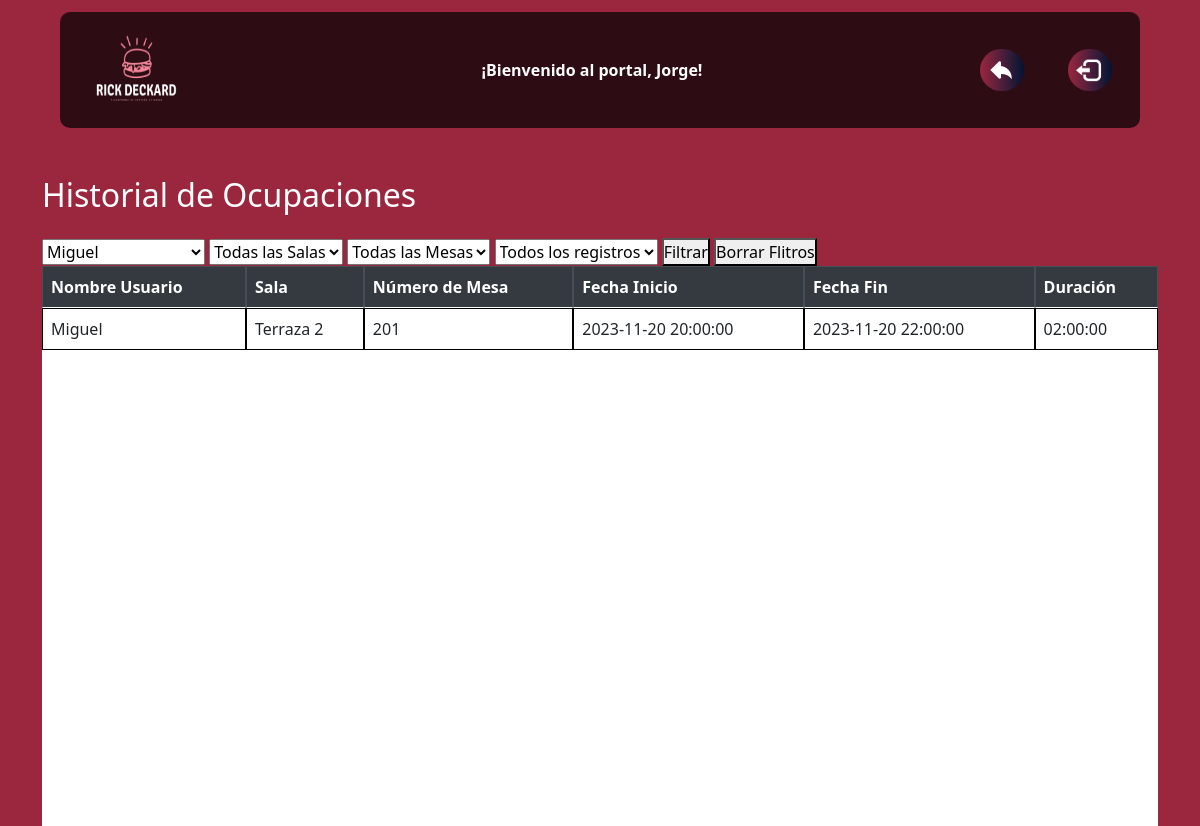
Screenshot of /crudMesas.php?usuario=Miguel (signed in) with the database file from the repository.
### tables this page shows
CREATE TABLE ocupaciones (
    id_ocupacion INT PRIMARY KEY AUTO_INCREMENT,
    id_usuario INT,
    id_mesa INT,
    fecha_inicio DATETIME DEFAULT CURRENT_TIMESTAMP,
    fecha_fin DATETIME,
    tipo ENUM('reserva', 'ocupacion') DEFAULT 'ocupacion',
    hora_reserva INT,   
    minutos_reserva INT,   
    FOREIGN KEY (id_usuario) REFERENCES usuarios(id_usuario),
    FOREIGN KEY (id_mesa) REFERENCES mesas(id_mesa)
);

CREATE TABLE usuarios (
    id_usuario INT PRIMARY KEY AUTO_INCREMENT,
    nombre_user VARCHAR(255),
    apellido1 VARCHAR(255),
    apellido2 VARCHAR(255),
    telefono INT(9),
    contrasena VARCHAR(60),
    email VARCHAR(60),
    trabajo VARCHAR(50)
);

CREATE TABLE salas (
    id_sala INT PRIMARY KEY AUTO_INCREMENT,
    nombre_sala VARCHAR(255),
    tipo_sala VARCHAR(50),          
    capacidad INT                   
);

CREATE TABLE mesas (
    id_mesa INT PRIMARY KEY AUTO_INCREMENT,
    numero_mesa INT,
    id_sala INT,
    estado ENUM('libre','ocupada','reservada','mantenimiento') DEFAULT ('libre'),
    capacidad INT,                  
    tipo_mesa VARCHAR(50),
    descripcion VARCHAR(255),
    FOREIGN KEY (id_sala) REFERENCES salas(id_sala)      
);

### crudMesas.php (the view, shortened to what this page needs)
<!DOCTYPE html>
<html lang="en">
<head>
    <link rel="stylesheet" href="./css/home.css">
    <link rel="stylesheet" href="https://stackpath.bootstrapcdn.com/bootstrap/4.5.2/css/bootstrap.min.css">
    <link href="https://cdn.jsdelivr.net/npm/bootstrap@5.0.2/dist/css/bootstrap.min.css" rel="stylesheet">
</head>
<body>
    <nav class="navbar navbar-light bg-lights position-top">
        <div class="container">
            <div>
                <a class="navbar-brand " href="./home.php">
                    <img src="./img/LOGORICK _Blanco.png" alt="" width="100" height="90">
                </a>
            </div>
            <div class="saludo">
                <b style="color:white">¡Bienvenido al portal, <?php echo $_SESSION['user'];?>!</b>
            </div>
            <div>
                <a href="./home.php"><button class="atrasboton"><img class="atrasimg" src="./img/atras.png" alt=""></button></a>
                <a href="./inc/salir.php"><button class="logoutboton"><img class="logoutimg" src="./img/LOGOUT.png" alt=""></button></a>
            </div>
        </div>
    </nav>
    <div class="container mt-5">
        <h2 class="mb-4" style="color: white;">Historial de Ocupaciones</h2>
        <form method="get" action="">
            <select name="usuario" id="usuario">
                <?php
                try {
                    include_once('./inc/conexion.php');
                    $sqlUser = "SELECT nombre_user FROM usuarios;";
                    $stmtUser = $pdo->prepare($sqlUser);
                    $stmtUser->execute();
                    $resultUser = $stmtUser->fetchAll(PDO::FETCH_ASSOC);
                    foreach ($resultUser as $row) {
                        echo "<option value=\"" . $row['nombre_user'] . "\"";
                        if (isset($_GET['usuario']) && $_GET['usuario'] == $row['nombre_user']) {
                            echo " selected";
                        }
                        echo ">" . $row['nombre_user'] . "</option>";
                    }
                } catch (Exception $e) {
                    echo "Error: " . $e->getMessage();
                }
                ?>
            </select>
            <select name="sala" id="sala">
                <option value="">Todas las Salas</option>
            </select>
            <select name="mesas" id="mesas">
                <option value="">Todas las Mesas</option>
            </select>
            <select name="numero_filtro" id="numero_filtro">
                <option value="0">Todos los registros</option>
            </select>
            <button type="submit">Filtrar</button>
            <button type="submit">
                <a style="text-decoration: none; color: black;" href="./registro.php">Borrar Flitros</a>
            </button>
        </form>
        <?php
        try {
            $sql = "SELECT u.nombre_user, s.nombre_sala, m.numero_mesa, o.fecha_inicio, o.fecha_fin,
            TIMEDIFF(o.fecha_fin, o.fecha_inicio) AS duracion_ocupacion
            FROM ocupaciones o
            INNER JOIN usuarios u ON o.id_usuario = u.id_usuario
            INNER JOIN mesas m ON o.id_mesa = m.id_mesa
            INNER JOIN salas s ON s.id_sala = m.id_sala";
            if (isset($_GET['usuario']) && !empty($_GET['usuario'])) {
                $usuarioFilter = $pdo->quote($_GET['usuario']);
                $sql .= (isset($_GET['sala']) && !empty($_GET['sala'])) ? " AND" : " WHERE";
                $sql .= " u.nombre_user = $usuarioFilter";
            }
            $sql .= ";";
            $stmt = $pdo->prepare($sql);
            $stmt->execute();
            $result = $stmt->fetchAll(PDO::FETCH_ASSOC);
            if ($result) {
                echo '<div class="table-responsive table-wrapper" style="background-color: white; overflow-y: scroll; overflow-x: hidden;">';
                echo '<table class="table table-bordered">';
                echo '<thead class="thead-dark">';
                echo '<tr>';
                echo '<th>Nombre Usuario</th>';
                echo '<th>Sala</th>';
                echo '<th>Número de Mesa</th>';
                echo '<th>Fecha Inicio</th>';
                echo '<th>Fecha Fin</th>';
                echo '<th>Duración</th>';
                echo '</tr>';
                echo '</thead>';
                echo '<tbody>';
                foreach ($result as $row) {
                    echo '<tr>';
                    echo "<td>{$row['nombre_user']}</td>";
                    echo "<td>{$row['nombre_sala']}</td>";
                    echo "<td>{$row['numero_mesa']}</td>";
                    echo "<td>{$row['fecha_inicio']}</td>";
                    echo "<td>{$row['fecha_fin']}</td>";
                    echo "<td>{$row['duracion_ocupacion']}</td>";
                    echo '</tr>';
                }
                echo '</tbody>';
                echo '</table>';
                echo '</div>';
            }
        } catch (Exception $e) {
            echo "Error: " . $e->getMessage();
        }
        ?>
    </div>
</body>
</html>

### css/home.css (style rules this page uses)
* { box-sizing: border-box; margin: 0; padding: 0; }
.bg-lights { background-color: rgba(0, 0, 0, 0.7) !important; }
body { font-family: Arial, sans-serif; line-height: 1.6; background-color: #9B273F !important; background-position: center; background-repeat: no-repeat; background-size: cover; }
.navbar { margin-top: 1%; margin-right: 5%; margin-left: 5%; border-radius: 10px; }
.logoutboton { color: white; background: linear-gradient(to right, #9B273F, #011535); border: none; border-radius: 4vh; cursor: pointer; transition: all 0.3s ease 0s; }
.saludo { color: white; }
.logoutimg { height: 4vh; margin: 0.6vh; margin-right: 0.9vh; transition: all 0.3s ease 0s; }
.atrasboton { color: white; background: linear-gradient(to right, #9B273F, #011535); border: none; border-radius: 4vh; cursor: pointer; transition: all 0.3s ease 0s; margin-right: 5vh; }
.atrasimg { height: 4vh; margin: 0.6vh; margin-right: 0.9vh; transition: all 0.3s ease 0s; }
.table-wrapper { width: 100%; height: 70vh; overflow: auto; }
.table-wrapper table { border-collapse: separate; border-spacing: 0; }
.table-wrapper table thead { position: -webkit-sticky; position: sticky; top: 0; left: 0; }
.table-wrapper table thead th, .table-wrapper table tbody td { border: 1px solid #000; background-color: #FFF; }

### crudMesas.php (style rules this page uses)
.table-responsive>.table-bordered { margin-bottom: 0px !important; }

### rows the page displays
ocupaciones: id_usuario.nombre_user "Miguel", salas.nombre_sala "Terraza 2", id_mesa.numero_mesa "201", fecha_inicio "2023-11-20 20:00:00", fecha_fin "2023-11-20 22:00:00", duracion_ocupacion "02:00:00"

### other values shown
$_SESSION['user'] "Jorge"
form field usuario "Miguel"
